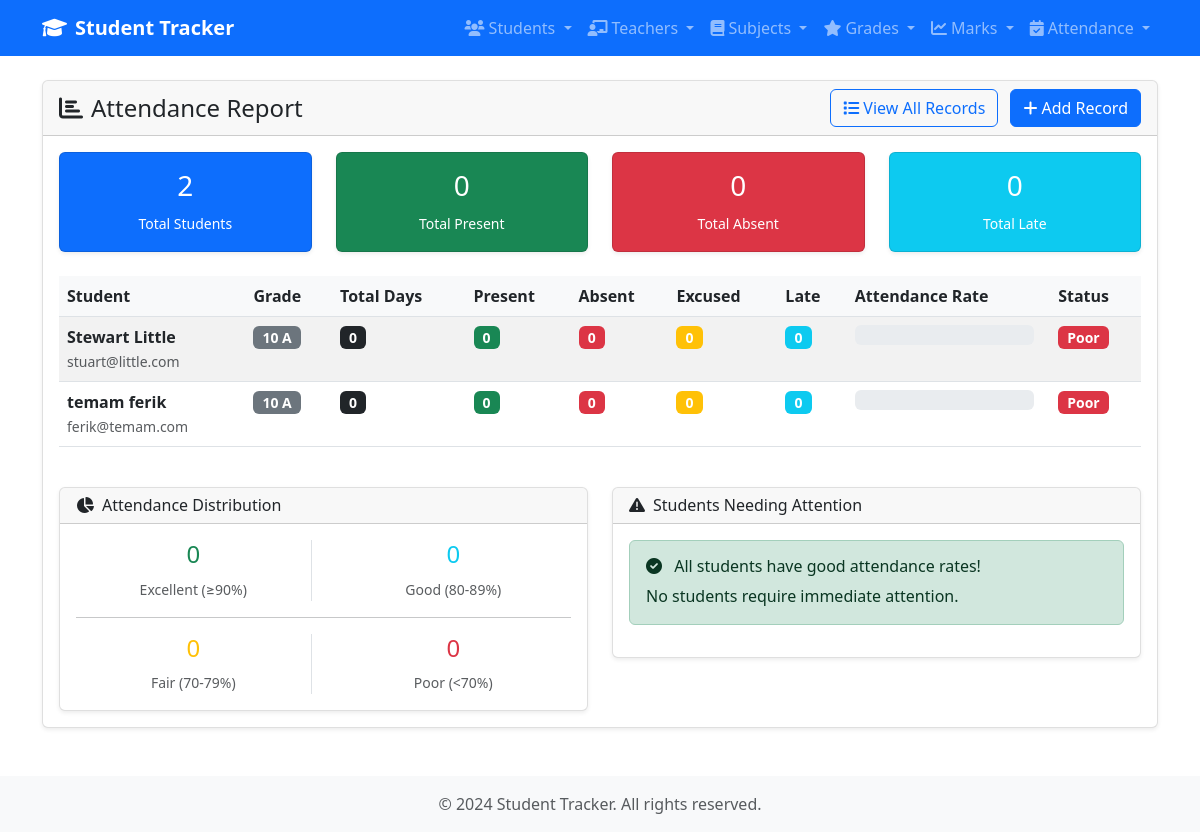
The app's page /attendace/report, older data.
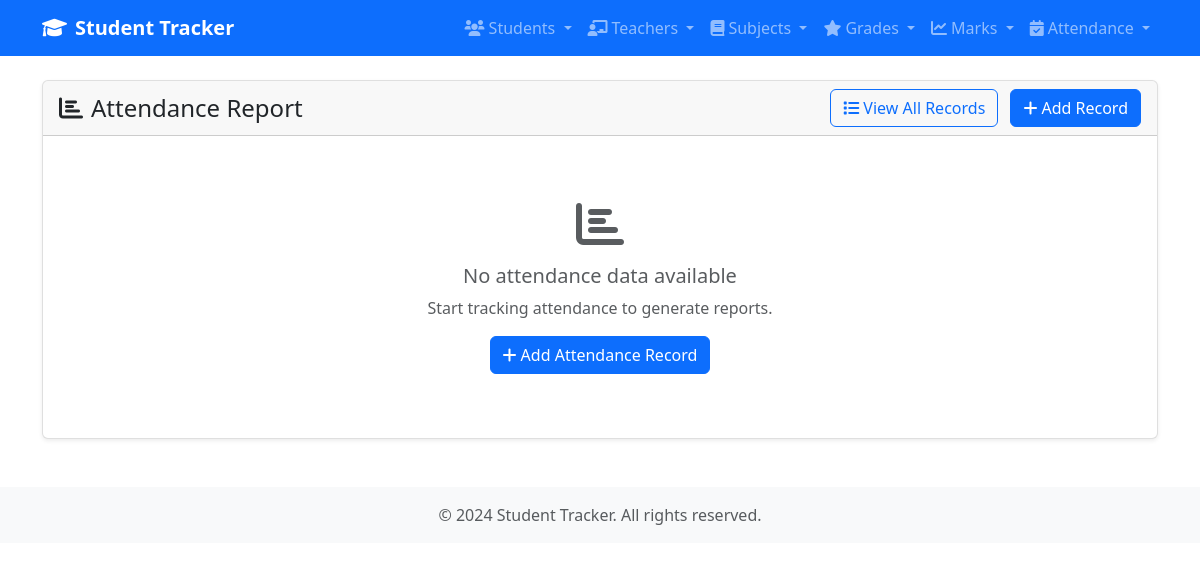
The same page, newer data.
### tracker/models.py (models this page shows, shortened)
class Student(models.Model):
    GENDER_CHOICES = [
        ('M', 'Male'),
        ('F', 'Female')
    ]
    first_name = models.CharField(max_length=50)
    last_name = models.CharField( max_length=50)
    email = models.EmailField( max_length=254, unique=True)
    gender = models.CharField(max_length= 7, choices= GENDER_CHOICES)
    created_at = models.DateTimeField(auto_now_add=True)
    grade = models.ForeignKey(Grade, on_delete= models.CASCADE)
    class Meta:
        ordering = ['first_name', 'last_name']

class Grade(models.Model):
    name = models.CharField(max_length=20)

### tracker/views.py (the view)
# urls.py: path('attendace/report', attendace_report, name= 'attendece-report'),
def attendace_report(request):
    students = Student.objects.all()
    report = []
    for student in students:
        total = Attendace.objects.filter(student = student).count()
        present = Attendace.objects.filter(student=student, status='present').count()
        absent = Attendace.objects.filter(student=student, status= 'absent').count()
        excused = Attendace.objects.filter(student=student, status= 'excused').count()
        late = Attendace.objects.filter(student=student, status= 'late').count()
        percentage = (present / total) * 100 if total > 0 else 0
        report.append({
            'student' : student,
            'total' : total,
            'present' : present,
            'absent' : absent,
            'excused' : excused,
            'late' : late,
            'percentage' : round(percentage, 2)
        })
    context = {
        'report' : report
    }
    return render(request, 'tracker/attendace_report.html', context)

### tracker/templates/tracker/attendace_report.html (shortened to what the changed rows need)
{% extends 'tracker/base.html' %}
{% block content %}
<div class="row">
    <div class="col-12">
        <div class="card">
            <div class="card-body">
                {% if report %}
                    <div class="row mb-4">
                        <div class="col-md-3">
                            <div class="card bg-primary text-white">
                                <div class="card-body text-center">
                                    <h3>{{ report|length }}</h3>
                                    <small>Total Students</small>
                                </div>
                            </div>
                        </div>
                        <div class="col-md-3">
                            <div class="card bg-success text-white">
                                <div class="card-body text-center">
                                    <h3>
                                        {% with total_present=0 %}
                                            {{ total_present }}
                                        {% endwith %}
                                    </h3>
                                    <small>Total Present</small>
                                </div>
                            </div>
                        </div>
                        <div class="col-md-3">
                            <div class="card bg-danger text-white">
                                <div class="card-body text-center">
                                    <h3>
                                        {% with total_absent=0 %}
                                            {{ total_absent }}
                                        {% endwith %}
                                    </h3>
                                    <small>Total Absent</small>
                                </div>
                            </div>
                        </div>
                        <div class="col-md-3">
                            <div class="card bg-info text-white">
                                <div class="card-body text-center">
                                    <h3>
                                        {% with total_late=0 %}
                                            {{ total_late }}
                                        {% endwith %}
                                    </h3>
                                    <small>Total Late</small>
                                </div>
                            </div>
                        </div>
                    </div>
                    <div class="table-responsive">
                        <table class="table table-striped table-hover">
                            <thead>
                                <tr>
                                    <th>Student</th>
                                    <th>Grade</th>
                                    <th>Total Days</th>
                                    <th>Present</th>
                                    <th>Absent</th>
                                    <th>Excused</th>
                                    <th>Late</th>
                                    <th>Attendance Rate</th>
                                    <th>Status</th>
                                </tr>
                            </thead>
                            <tbody>
                                {% for item in report %}
                                <tr>
                                    <td>
                                        <strong>{{ item.student.first_name }} {{ item.student.last_name }}</strong>
                                        <br>
                                        <small class="text-muted">{{ item.student.email }}</small>
                                    </td>
                                    <td>
                                        <span class="badge bg-secondary">{{ item.student.grade.name }}</span>
                                    </td>
                                    <td>
                                        <span class="badge bg-dark">{{ item.total }}</span>
                                    </td>
                                    <td>
                                        <span class="badge bg-success">{{ item.present }}</span>
                                    </td>
                                    <td>
                                        <span class="badge bg-danger">{{ item.absent }}</span>
                                    </td>
                                    <td>
                                        <span class="badge bg-warning">{{ item.excused }}</span>
                                    </td>
                                    <td>
                                        <span class="badge bg-info">{{ item.late }}</span>
                                    </td>
                                    <td>
                                        <div class="d-flex align-items-center">
                                            <div class="progress flex-grow-1 me-2" style="height: 20px;">
                                            </div>
                                        </div>
                                    </td>
                                    <td>
                                        {% if item.percentage >= 90 %}
                                            <span class="badge bg-success">Excellent</span>
                                        {% elif item.percentage >= 80 %}
                                            <span class="badge bg-info">Good</span>
                                        {% elif item.percentage >= 70 %}
                                            <span class="badge bg-warning">Fair</span>
                                        {% else %}
                                            <span class="badge bg-danger">Poor</span>
                                        {% endif %}
                                    </td>
                                </tr>
                                {% endfor %}
                            </tbody>
                        </table>
                    </div>
                    <div class="row mt-4">
                        <div class="col-md-6">
                            <div class="card">
                                <div class="card-header">
                                    <h6 class="mb-0">
                                        <i class="fas fa-chart-pie me-2"></i>Attendance Distribution
                                    </h6>
                                </div>
                                <div class="card-body">
                                    <div class="row text-center">
                                        <div class="col-6">
                                            <div class="border-end">
                                                <h4 class="text-success">
                                                    {% with excellent_count=0 %}
                                                        {{ excellent_count }}
                                                    {% endwith %}
                                                </h4>
                                                <small class="text-muted">Excellent (≥90%)</small>
                                            </div>
                                        </div>
                                        <div class="col-6">
                                            <h4 class="text-info">
                                                {% with good_count=0 %}
                                                    {{ good_count }}
                                                {% endwith %}
                                            </h4>
                                            <small class="text-muted">Good (80-89%)</small>
                                        </div>
                                    </div>
                                    <hr>
                                    <div class="row text-center">
                                        <div class="col-6">
                                            <div class="border-end">
                                                <h4 class="text-warning">
                                                    {% with fair_count=0 %}
                                                        {{ fair_count }}
                                                    {% endwith %}
                                                </h4>
                                                <small class="text-muted">Fair (70-79%)</small>
                                            </div>
                                        </div>
                                        <div class="col-6">
                                            <h4 class="text-danger">
                                                {% with poor_count=0 %}
                                                    {{ poor_count }}
                                                {% endwith %}
                                            </h4>
                                            <small class="text-muted">Poor (<70%)</small>
                                        </div>
                                    </div>
                                </div>
                            </div>
                        </div>
                        <div class="col-md-6">
                            <div class="card">
                                <div class="card-header">
                                    <h6 class="mb-0">
                                        <i class="fas fa-exclamation-triangle me-2"></i>Students Needing Attention
                                    </h6>
                                </div>
                                <div class="card-body">
                                    {% with low_attendance=0 %}
                                        {% if low_attendance > 0 %}
                                            <div class="alert alert-warning">
                                                <h6 class="alert-heading">
                                                    <i class="fas fa-exclamation-triangle me-2"></i>
                                                    {{ low_attendance }} student{{ low_attendance|pluralize }} with attendance below 80%
                                                </h6>
                                                <ul class="mb-0">
                                                    {% for item in report %}
                                                        {% if item.percentage < 80 %}
                                                            <li>
                                                                <strong>{{ item.student.first_name }} {{ item.student.last_name }}</strong>
                                                                ({{ item.percentage }}% attendance)
                                                            </li>
                                                        {% endif %}
                                                    {% endfor %}
                                                </ul>
                                            </div>
                                        {% else %}
                                            <div class="alert alert-success">
                                                <h6 class="alert-heading">
                                                    <i class="fas fa-check-circle me-2"></i>
                                                    All students have good attendance rates!
                                                </h6>
                                                <p class="mb-0">No students require immediate attention.</p>
                                            </div>
                                        {% endif %}
                                    {% endwith %}
                                </div>
                            </div>
                        </div>
                    </div>
                {% else %}
                    <div class="text-center py-5">
                        <i class="fas fa-chart-bar fa-3x text-muted mb-3"></i>
                        <h5 class="text-muted">No attendance data available</h5>
                        <p class="text-muted">Start tracking attendance to generate reports.</p>
                        <a href="{% url 'edit-attendace' %}" class="btn btn-primary">
                            <i class="fas fa-plus me-1"></i>Add Attendance Record
                        </a>
                    </div>
                {% endif %}
            </div>
        </div>
    </div>
</div>
{% endblock %}

Row changes from the older to the newer data that the page shows:
removed Student: student.first_name "Stewart", student.last_name "Little", student.email "stuart@little.com", student.grade.name "10 A", total "0", present "0", absent "0", excused "0", late "0"
removed Student: student.first_name "temam", student.last_name "ferik", student.email "ferik@temam.com", student.grade.name "10 A", total "0", present "0", absent "0", excused "0", late "0"
Text that changed along with them:
{{ report|length }}: "2" → (not shown)
{{ total_present }}: "0" → (not shown)
{{ total_absent }}: "0" → (not shown)
{{ total_late }}: "0" → (not shown)
{{ excellent_count }}: "0" → (not shown)
{{ good_count }}: "0" → (not shown)
{{ fair_count }}: "0" → (not shown)
{{ poor_count }}: "0" → (not shown)
text no longer shown: "Total Students Total Present Total Absent Total Late Student Grade Total Days Present Absent Excused Late Attendance Rate Status Attendance Distribution Excellent (≥90%) Good (80-89%) Fair (70-79%) Poor (<70%) Students Needing Attention All students have good attendance rates! No students require immediate attention."
text now shown: "No attendance data available Start tracking attendance to generate reports. Add Attendance Record"
